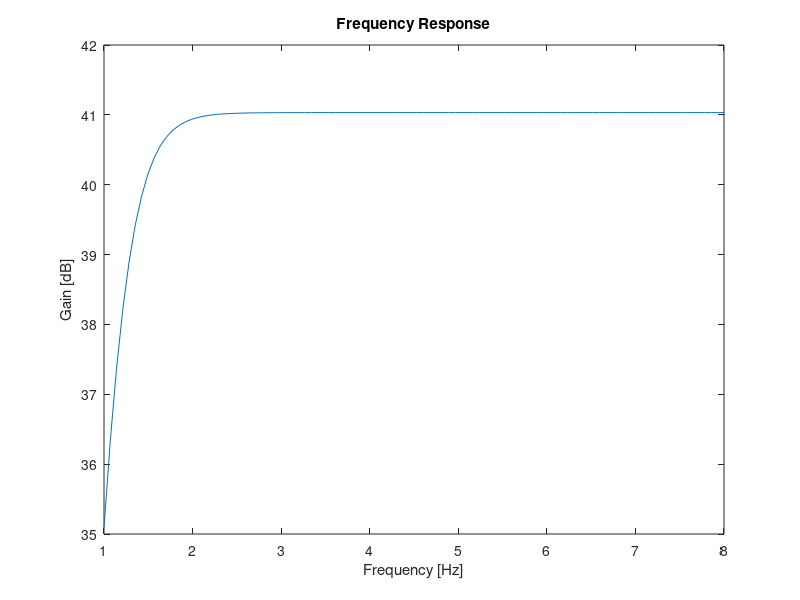

This chart was generated by the following MATLAB code: (Note: this script raises an error after producing the figure.)
VT=25e-3
BFN=178.7
VAFN=69.7
RE=200
RC=1100
R1=55000
R2=10000
VBEON=0.7
VCC=12
Rin=100
Ci=0.1e-3
Cb=2.8e-3




Req=1/(1/R1+1/R2)
VEQ=R2/(R1+R2)*VCC
IB1=(VEQ-VBEON)/(Req+(1+BFN)*RE)
IC1=BFN*IB1
IE1=(1+BFN)*IB1
VE1=RE*IE1
VO1=VCC-RC*IC1
VCE=VO1-VE1


gm1=IC1/VT
rpi1=BFN/gm1
ro1=VAFN/IC1

RSB=Req*Rin/(Req+Rin)

AV1 = RSB/Rin * RC*(RE-gm1*rpi1*ro1)/((ro1+RC+RE)*(RSB+rpi1+RE)+gm1*RE*ro1*rpi1 - RE^2)
AVI_DB = 20*log10(abs(AV1))
AV1simple = Req/(Req+Rin) * gm1*RC/(1+gm1*RE)
AVIsimple_DB = 20*log10(abs(AV1simple))

RE=0

ZI1s= 1/((1/Req)+(1/rpi1))
ZO1s= 1/(1/ro1+1/RC)

AV1 = gm1*ZO1s*(ZI1s/(ZI1s+Rin))
AVI_DB = 20*log10(abs(AV1))
AV1simple =  - RSB/Rin * gm1*RC/(1+gm1*RE)
AVIsimple_DB = 20*log10(abs(AV1simple))

RE=73.8
ZI1= 1/(1/Req+1/(((ro1+RC+RE)*(rpi1+RE)+gm1*RE*ro1*rpi1 - RE^2)/(ro1+RC+RE)))
ZX = ro1*((RSB+rpi1)*RE/(RSB+rpi1+RE))/(1/(1/ro1+1/(rpi1+RSB)+1/RE+gm1*rpi1/(rpi1+RSB)))
ZX = ro1*(   1/RE+1/(rpi1+RSB)+1/ro1+gm1*rpi1/(rpi1+RSB)  )/(   1/RE+1/(rpi1+RSB) ) 
ZO1 = 1/(1/ZX+1/RC)


%ouput stage
BFP = 227.3
VAFP = 37.2
Rout = 220
VEBON = 0.7
Co=1.52e-3
RL=8

VI2 = VO1
IE2 = (VCC-VEBON-VI2)/Rout
IC2 = BFP/(BFP+1)*IE2
IB2=IE2-IC2
VO2 = VCC - Rout*IE2

gm2 = IC2/VT
go2 = IC2/VAFP
gpi2 = gm2/BFP
ge2 = 1/Rout

AV2 = gm2/(gm2+gpi2+go2+ge2)
AVDB2 = 20*log10(abs(AV2))
ZI2 = (gm2+gpi2+go2+ge2)/gpi2/(gpi2+go2+ge2)
ZO2 = 1/(gm2+gpi2+go2+ge2)


%total
gB = 1/(1/gpi2+ZO1)
AV = (gB+gm2/gpi2*gB)/(gB+ge2+go2+gm2/gpi2*gB)*AV1
AV_DB = 20*log10(abs(AV))
ZI=ZI1
ZO=1/(go2+gm2/gpi2*gB+ge2+gB)

freq=logspace(1,8,100);

w = 2*pi*freq;

G=1:length(freq)

for k=1:length(freq)

ZCi(k) = 1/(j*w(k)*Ci);
ZCb(k) = 1/(j*w(k)*Cb);
ZCo(k) = 1/(j*w(k)*Co);

Zin(k) = ZCi(k) + Rin;
ZB(k) = 1/((1/R1)+(1/R2));
Zbyp(k) = 1/((1/RE)+(1/ZCb(k)));

gpi1=1/rpi1
Yin(k) = 1/Zin(k);
YB(k) = 1/ZB(k);
Ybyp(k) = 1/Zbyp(k);
go1 = 1/ro1
gc = 1/RC
gout = 1/Rout
gE = 1/RE 

A = [0 , 0 , -gpi2-gm2 , gout+gpi2+gm2+go2+(1/(ZCo(k))) , -1/(ZCo(k)) , 0 ; gm1 , -gm1 , go1+gc+gpi2 , -go1-gpi2 , 0 , 0 ; -gpi1-gm1 , gE+gpi1+gm1+go1+(1/(ZCb(k))) , -go1 , 0 , 0 , 0 ; (1/(ZCi(k)))+gpi1 , -gpi1 , 0 , 0 , 0 , -1/(ZCi(k)) ; -1/(ZCi(k)) , 0 , 0 , 0 , 0 , (1/Rin)+(1/(ZCi(k))) ; 0 , 0 , 0 , -1/(ZCo(k)) , (1/(ZCo(k))) + (1/RL) , 0];

B = [0 ; 0 ; 0 ; 0 ; 0.01/Rin ; 0];

X = inv(A);

S = (inv(A)) * B;

G(k)=S(5)/S(6);

endfor

Gdb = 20*log10(abs(G));

%Gain = max(abs(G))
%Gaindb = max(Gdb)
%y1=(max(Gdb))-3
%LowerCutoffFrequency=interp1(Gdb,freq,y1)

f1=figure()
plot(log10(freq),Gdb)
xlabel("Frequency [Hz]")
ylabel("Gain [dB]")
title("Frequency Response")
print(f1,"freqresponse.eps","-depsc")


fp = fopen('../doc/TA1.tex',"w");
fprintf(fp,"|VT| & %f \\\\ \\hline\n|beta| & %f \\\\ \\hline\n|VA| & %f \\\\ \\hline\n|VBEON| & %f \\\\ \\hline\n|Vcc| & %f \\\\ \\hline\n|Req| & %f \\\\ \\hline\n|Veq| & %f \\\\ \\hline\n|IB1| & %f \\\\ \\hline\n|IC1| & %f \\\\ \\hline\n|IE1| & %f \\\\ \\hline\n |$V_{emit}$| & %f \\\\ \\hline\n|$V_{coll}$| & %f  \\\\ \\hline\n|VCE| & %f \\\\ \\hline|$V_{base}$| & %f  \\\\ \\hline" , VT,BFN,VAFN,VBEON,VCC,Req,VEQ,IB1,IC1,IE1,VE1,VO1,VCE,(VBEON+VE1));
fclose(fp);

fp = fopen('../doc/TA2.tex',"w");
fprintf(fp,"|gm1| & %f \\\\ \\hline\n|ro1| & %f \\\\ \\hline\n|rpi| & %f \\\\ \\hline",gm1,ro1,rpi1);
fclose(fp);


fp = fopen('../doc/TA3.tex',"w");
fprintf(fp,"|Input impedance| & %f \\\\ \\hline\n|Output impedance| & %f \\\\ \\hline\n|Gain| & %f \\\\ \\hline\n|Gain(dB)| & %f \\\\ \\hline",ZI1s,ZO1s,AV1,AVI_DB);
fclose(fp);


fp = fopen('../doc/TA4.tex',"w");
fprintf(fp,"|$V_{coll}$| & %f \\\\ \\hline\n|$V_{emit}$| & %f \\\\ \\hline\n|Vcc| & %f \\\\ \\hline\n|IB2| & %f \\\\ \\hline\n|IC2| & %f \\\\ \\hline\n|IE2| & %f \\\\ \\hline",VO1,VO2,VCC,IB2,IC2,IE2);
fclose(fp);

fp = fopen('../doc/TA5.tex',"w");
fprintf(fp,"|gm2| & %f \\\\ \\hline\n|go2| & %f \\\\ \\hline\n|gpi2| & %f \\\\ \\hline\n|ge2| & %f \\\\ \\hline\n|Input Impedance| & %f \\\\ \\hline\n|Output Impedance| & %f \\\\ \\hline\n|Gain| & %f \\\\ \\hline\n|Gain(dB)| & %f \\\\ \\hline",gm2,go2,gpi2,ge2,ZI2,ZO2,AV2,AVDB2);
fclose(fp);




